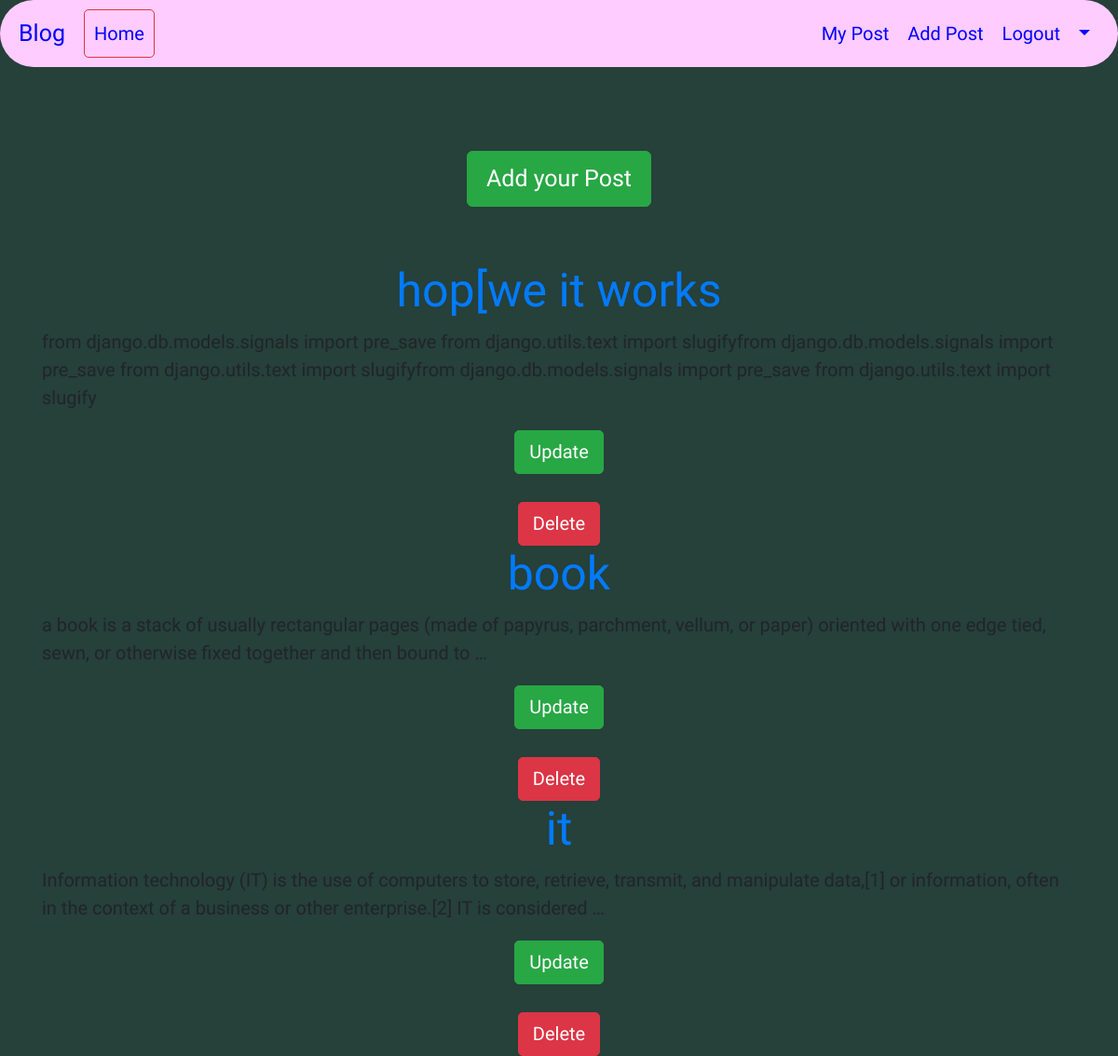
The page /dashboard/ (signed in) on the database its author committed.
### blogapp/models.py (models this page shows, shortened)
class Post(models.Model):
    STATUS_CHOICES=(('draft','Draft'),('published','Published'))
    title=models.CharField(max_length=260)
    slug=models.SlugField(max_length=264,unique_for_date='publish')
    author=models.ForeignKey(User,related_name='blog_post',on_delete=models.PROTECT)
    body=models.TextField()
    publish=models.DateTimeField(default=timezone.now)
    created=models.DateTimeField(auto_now_add=True)
    updated=models.DateTimeField(auto_now=True)
    status=models.CharField(max_length=20,choices=STATUS_CHOICES,default='draft')
    objects=CustomManager()
    class Meta:
        ordering=('-publish',)

### blogapp/views.py (the view)
# urls.py: path('dashboard/',views.dashboard_view),
def dashboard_view(request):
    loggedin_user = request.user
    posts=Post.objects.filter(author=loggedin_user)
    return render(request,'blogapp/dasboard.html', {'posts': posts})

### blogapp/models.py (called while the page is built)
    def get_queryset(self):
        return super().get_queryset().filter(status='published')

### templates/blogapp/dasboard.html
{% extends 'blogapp/base.html' %}
{% block content %}
<br><br><br>
<div class=" container" align="center">
<a  href="/create" ><button  type="Submit" class="btn btn-success btn-lg" name="button">Add your Post</button></a><br><br><br>
</div>
  {% for post in posts %}
  <div class="">
    <h1><a href="/detail/{{post.id}}" >{{post.title}}</a></h1>
    {{post.body| truncatewords:30|linebreaks}}
    <a id="a3" href="{{post.id}}/update" ><button type="submit" class="btn btn-success" name="button">Update</button></a>
    <br>
    <a id="a3" href="{{post.id}}/delete" ><button type="submmit" class="btn btn-danger" name="button">Delete</button></a>
  </div>
  {% endfor %}
{% endblock %}

### static/css/style1.css (style rules this page uses)
body,html { background-color: #26403a; font-size: 20px; }
h1 { color: green; text-align: center; }
#a3 { color: red; text-align: center; display:block; }

### rows shown on the page
Post: title "hop[we it works", body "from django.db.models.signals import pre_save from django.utils.text import slugifyfrom django.db.models.signals import pre_save from django.utils.text import slugifyfrom django.db.models.signals import pre_save from django.utils.text import slugify"
Post: title "book", body "a book is a stack of usually rectangular pages (made of papyrus, parchment, vellum, or paper) oriented with one edge tied, sewn, or otherwise fixed together and then bound to …"
Post: title "it", body "Information technology (IT) is the use of computers to store, retrieve, transmit, and manipulate data,[1] or information, often in the context of a business or other enterprise.[2] IT is considered …"
